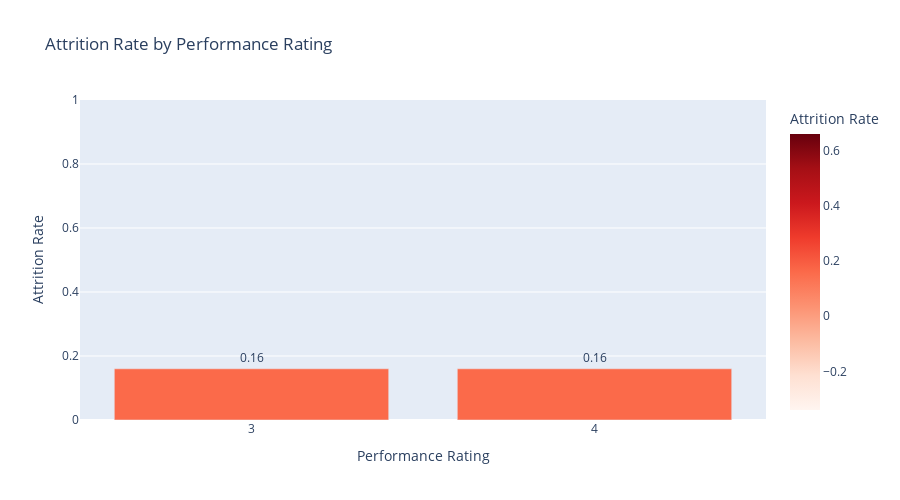

The code cell stored with this chart in its notebook:
### Markdown cell above
#### Visualize Answer Q9

The bar chart below displays the **attrition rate by performance rating**.  
It compares employees with a rating of **3 (Excellent)** and **4 (Outstanding)**, showing the proportion of employees who left in each group.

### Code cell
# Create bar chart
fig = px.bar(
    performance_attrition_pandas,
    x='PerformanceRating',
    y='AttritionRate',
    text='AttritionRate',
    color='AttritionRate',
    color_continuous_scale='Reds',
    title='Attrition Rate by Performance Rating',
    labels={'PerformanceRating': 'Performance Rating', 'AttritionRate': 'Attrition Rate'}
)

# Show values on top of bars
fig.update_traces(texttemplate='%{text:.2f}', textposition='outside')

# Layout adjustments
fig.update_layout(yaxis_range=[0,1], xaxis=dict(dtick=1), showlegend=False, height=500)

fig.show()

### Figure 1 — Plotly figure (JSON) as saved in the notebook; plotly's stock layout.template omitted (floating-point values rounded to 4 significant figures)
{"data": [{"alignmentgroup": "True", "hovertemplate": "Performance Rating=%{x}<br>Attrition Rate=%{marker.color}<extra></extra>", "legendgroup": "", "marker": {"color": [0.16, 0.16], "coloraxis": "coloraxis", "pattern": {"shape": ""}}, "name": "", "offsetgroup": "", "orientation": "v", "showlegend": false, "text": [0.16, 0.16], "textposition": "outside", "texttemplate": "%{text:.2f}", "type": "bar", "x": [3, 4], "xaxis": "x", "y": [0.16, 0.16], "yaxis": "y"}], "layout": {"barmode": "relative", "coloraxis": {"colorbar": {"title": {"text": "Attrition Rate"}}, "colorscale": [[0, "rgb(255,245,240)"], [0.125, "rgb(254,224,210)"], [0.25, "rgb(252,187,161)"], [0.375, "rgb(252,146,114)"], [0.5, "rgb(251,106,74)"], [0.625, "rgb(239,59,44)"], [0.75, "rgb(203,24,29)"], [0.875, "rgb(165,15,21)"], [1, "rgb(103,0,13)"]]}, "height": 500, "legend": {"tracegroupgap": 0}, "showlegend": false, "title": {"text": "Attrition Rate by Performance Rating"}, "xaxis": {"anchor": "y", "domain": [0, 1], "dtick": 1, "title": {"text": "Performance Rating"}}, "yaxis": {"anchor": "x", "domain": [0, 1], "range": [0, 1], "title": {"text": "Attrition Rate"}}}}
